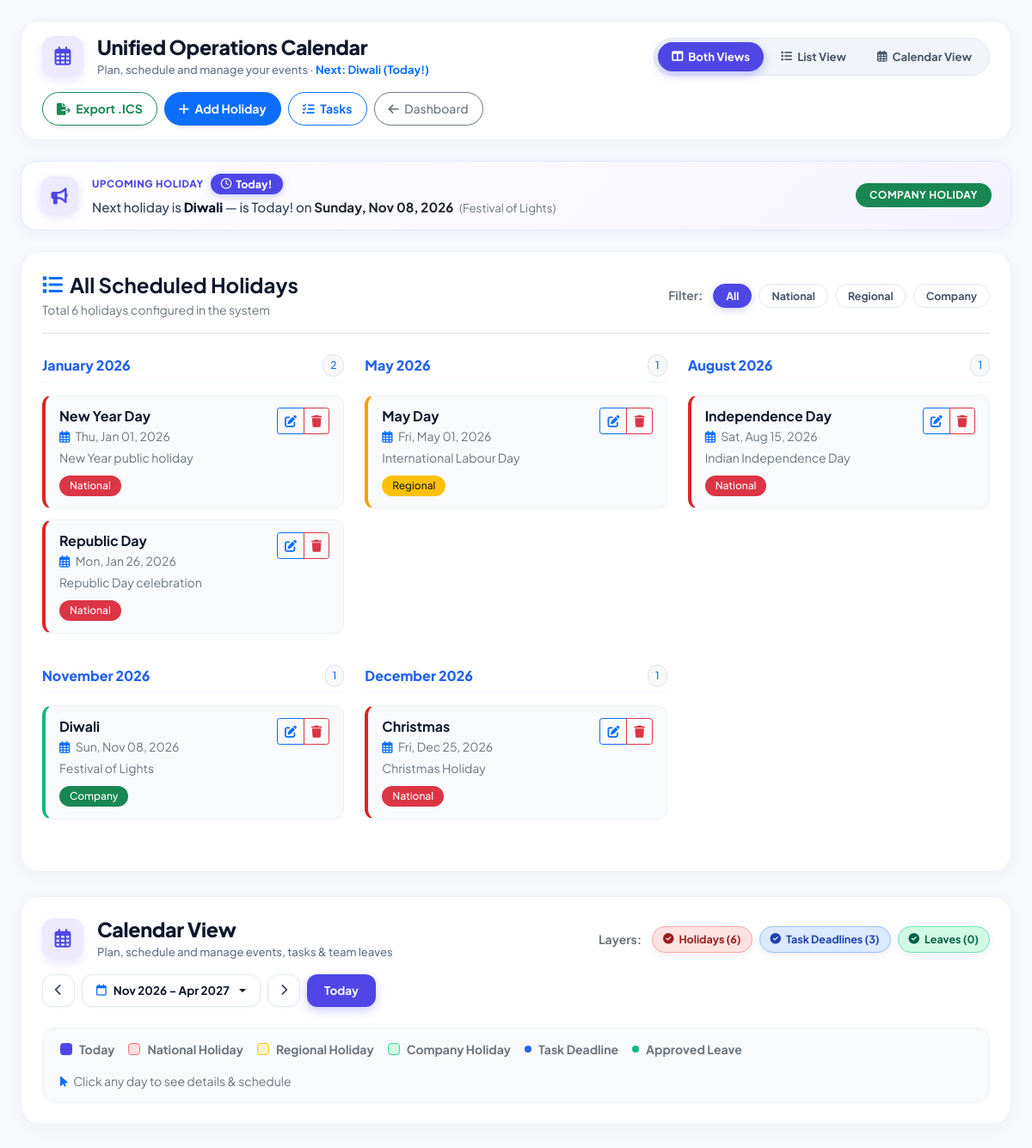
/dashboard/management/manage_holidays.php (signed in), run on the app's committed database.
### tables this page shows
CREATE TABLE IF NOT EXISTS `holidays` (
  `id` INT AUTO_INCREMENT PRIMARY KEY,
  `name` VARCHAR(150) NOT NULL,
  `date` DATE NOT NULL,
  `type` VARCHAR(50) DEFAULT 'company',
  `description` TEXT NULL,
  `created_by` INT NOT NULL,
  `created_at` TIMESTAMP DEFAULT CURRENT_TIMESTAMP,
  INDEX (`date`)
);

### dashboard/management/manage_holidays.php (the view, shortened to what the rows shown need)
<?php
$db = new Database();
$conn = $db->getConnection();
$query = "SELECT h.*, u.full_name as created_by_name
          FROM holidays h
          LEFT JOIN users u ON h.created_by = u.id
          ORDER BY date ASC";
$stmt = $conn->prepare($query);
$stmt->execute();
$holidays = $stmt->fetchAll(PDO::FETCH_ASSOC);
$today_date = date('Y-m-d');
$next_holiday = null;
foreach ($holidays as $holiday) {
    if (!$next_holiday && $holiday['date'] >= $today_date) {
        $next_holiday = $holiday;
    }
}
$next_holiday_info = null;
if ($next_holiday) {
    $today_ts = strtotime($today_date);
    $hol_ts = strtotime($next_holiday['date']);
    $diff_days = (int)round(($hol_ts - $today_ts) / 86400);
    if ($diff_days === 0) {
        $days_badge = "Today!";
        $days_text = "is Today!";
    } elseif ($diff_days === 1) {
        $days_badge = "Tomorrow";
        $days_text = "is Tomorrow";
    } else {
        $days_badge = "in {$diff_days} days";
        $days_text = "is in {$diff_days} days";
    }
    $htype = strtolower($next_holiday['type'] ?? 'company');
    $next_holiday_info = [
        'name' => $next_holiday['name'],
        'date' => $next_holiday['date'],
        'formatted_date' => date('l, M d, Y', $hol_ts),
        'diff_days' => $diff_days,
        'days_badge' => $days_badge,
        'days_text' => $days_text,
        'type' => $htype,
        'description' => $next_holiday['description'] ?? ''
    ];
}
$holidays_by_month = [];
foreach ($holidays as $holiday) {
    $month_year = date('F Y', strtotime($holiday['date']));
    if (!isset($holidays_by_month[$month_year])) {
        $holidays_by_month[$month_year] = [];
    }
    $holidays_by_month[$month_year][] = $holiday;
}
?>
<!DOCTYPE html>
<html lang="en">
<head>
    <link href="https://cdn.jsdelivr.net/npm/bootstrap@5.1.3/dist/css/bootstrap.min.css" rel="stylesheet">
    <link rel="stylesheet" href="https://cdnjs.cloudflare.com/ajax/libs/font-awesome/6.0.0/css/all.min.css">
    <link rel="stylesheet" href="https://cdn.jsdelivr.net/npm/flatpickr/dist/flatpickr.min.css">
    <link href="../../assets/css/style.css" rel="stylesheet">
</head>
<body>
    <div class="container-fluid px-4 py-4">
        <div class="cal-top-card">
            <div class="d-flex flex-wrap justify-content-between align-items-center gap-3">
                <div class="d-flex align-items-center gap-3">
                    <div>
                        <h2 class="cal-main-title mb-0">Unified Operations Calendar</h2>
                        <div class="cal-sub-title">
                            Plan, schedule and manage your events
                            <?php if ($next_holiday_info): ?>
                                &middot; <span class="text-primary fw-bold">Next: <?php echo htmlspecialchars($next_holiday_info['name']); ?> (<?php echo $next_holiday_info['days_badge']; ?>)</span>
                            <?php endif; ?>
                        </div>
                    </div>
                </div>
            </div>
        </div>
        <?php if ($next_holiday_info): ?>
            <div class="next-holiday-tagline">
                <div class="d-flex flex-wrap align-items-center justify-content-between gap-3">
                    <div class="d-flex align-items-center gap-3">
                        <div class="next-holiday-icon-box">
                            <i class="fas fa-bullhorn"></i>
                        </div>
                        <div>
                            <div class="d-flex align-items-center gap-2 flex-wrap mb-1">
                                <span class="next-holiday-label">UPCOMING HOLIDAY</span>
                                <span class="next-holiday-countdown-badge">
                                    <i class="far fa-clock"></i> <?php echo $next_holiday_info['days_badge']; ?>
                                </span>
                            </div>
                            <div class="next-holiday-headline">
                                Next holiday is <span class="next-holiday-name"><?php echo htmlspecialchars($next_holiday_info['name']); ?></span> &mdash; <?php echo $next_holiday_info['days_text']; ?> on <span class="text-dark fw-bold"><?php echo $next_holiday_info['formatted_date']; ?></span>
                                <?php if (!empty($next_holiday_info['description'])): ?>
                                    <span class="text-muted small fw-normal ms-1">(<?php echo htmlspecialchars($next_holiday_info['description']); ?>)</span>
                                <?php endif; ?>
                            </div>
                        </div>
                    </div>
                    <div>
                        <span class="badge <?php
                            switch($next_holiday_info['type']) {
                                case 'company': echo 'bg-success'; break;
                            }
                        ?> rounded-pill px-3 py-2 fw-bold text-uppercase" style="letter-spacing: 0.5px;">
                            <?php echo ucfirst($next_holiday_info['type']); ?> Holiday
                        </span>
                    </div>
                </div>
            </div>
        <?php endif; ?>
        <div id="sectionListView">
            <div class="holiday-list-card">
                <?php if (empty($holidays_by_month)): ?>
                    <div class="alert alert-light text-center py-5">
                        <i class="fas fa-calendar-times text-muted fs-1 mb-3"></i>
                        <h5>No holidays scheduled</h5>
                        <button class="btn btn-primary btn-sm rounded-pill mt-2" onclick="openAddHolidayModal()">
                            <i class="fas fa-plus me-1"></i> Add First Holiday
                        </button>
                    </div>
                <?php else: ?>
                    <div class="row">
                        <?php foreach ($holidays_by_month as $m_name => $m_holidays): ?>
                            <div class="col-md-6 col-lg-4 mb-4 holiday-month-group">
                                <div class="holiday-month-title">
                                    <span><?php echo $m_name; ?></span>
                                    <span class="badge bg-light text-primary rounded-pill px-2 border"><?php echo count($m_holidays); ?></span>
                                </div>
                                <?php foreach ($m_holidays as $h):
                                    $htype = strtolower($h['type'] ?? 'company');
                                    if ($htype === 'gazetted') $htype = 'regional';
                                ?>
                                    <div class="holiday-list-item <?php echo $htype; ?>" data-type="<?php echo $htype; ?>">
                                        <div class="d-flex justify-content-between align-items-start">
                                            <div>
                                                <h6 class="fw-bold mb-1"><?php echo htmlspecialchars($h['name']); ?></h6>
                                                <div class="small text-muted mb-1">
                                                    <i class="far fa-calendar-alt me-1 text-primary"></i>
                                                    <?php echo date('D, M d, Y', strtotime($h['date'])); ?>
                                                </div>
                                                <?php if (!empty($h['description'])): ?>
                                                    <p class="small text-muted mb-2"><?php echo htmlspecialchars($h['description']); ?></p>
                                                <?php endif; ?>
                                                <span class="badge <?php
                                                    switch($htype) {
                                                        case 'national': echo 'bg-danger'; break;
                                                        case 'regional': echo 'bg-warning text-dark'; break;
                                                        case 'company': echo 'bg-success'; break;
                                                    }
                                                ?> rounded-pill">
                                                    <?php echo ucfirst($htype); ?>
                                                </span>
                                            </div>
                                            <div class="btn-group btn-group-sm">
                                                <button class="btn btn-outline-primary" onclick="editHoliday(<?php echo htmlspecialchars(json_encode($h)); ?>)" title="Edit">
                                                    <i class="fas fa-edit"></i>
                                                </button>
                                                <button class="btn btn-outline-danger" onclick="deleteHoliday(<?php echo $h['id']; ?>, '<?php echo addslashes($h['name']); ?>')" title="Delete">
                                                    <i class="fas fa-trash"></i>
                                                </button>
                                            </div>
                                        </div>
                                    </div>
                                <?php endforeach; ?>
                            </div>
                        <?php endforeach; ?>
                    </div>
                <?php endif; ?>
            </div>
        </div>
    </div>
</body>
</html>

### data on the page
holidays: name "Diwali", description "Festival of Lights", type "COMPANY", date "Sun, Nov 08, 2026", type "Company"
holidays: name "New Year Day", date "Thu, Jan 01, 2026", description "New Year public holiday", type "National"
holidays: name "Republic Day", date "Mon, Jan 26, 2026", description "Republic Day celebration", type "National"
holidays: name "May Day", date "Fri, May 01, 2026", description "International Labour Day", type "Regional"
holidays: name "Independence Day", date "Sat, Aug 15, 2026", description "Indian Independence Day", type "National"
holidays: name "Christmas", date "Fri, Dec 25, 2026", description "Christmas Holiday", type "National"

### other printed values
$next_holiday_info['days_badge'] "Today!"
$next_holiday_info['days_text'] "is Today!"
$next_holiday_info['formatted_date'] "Sunday, Nov 08, 2026"
count($holidays) "6"
$m_name "January 2026"
count($m_holidays) "2"
$m_name "May 2026"
count($m_holidays) "1"
$m_name "August 2026"
$m_name "November 2026"
$m_name "December 2026"
count($tasks) "3"
count($leaves) "0"
